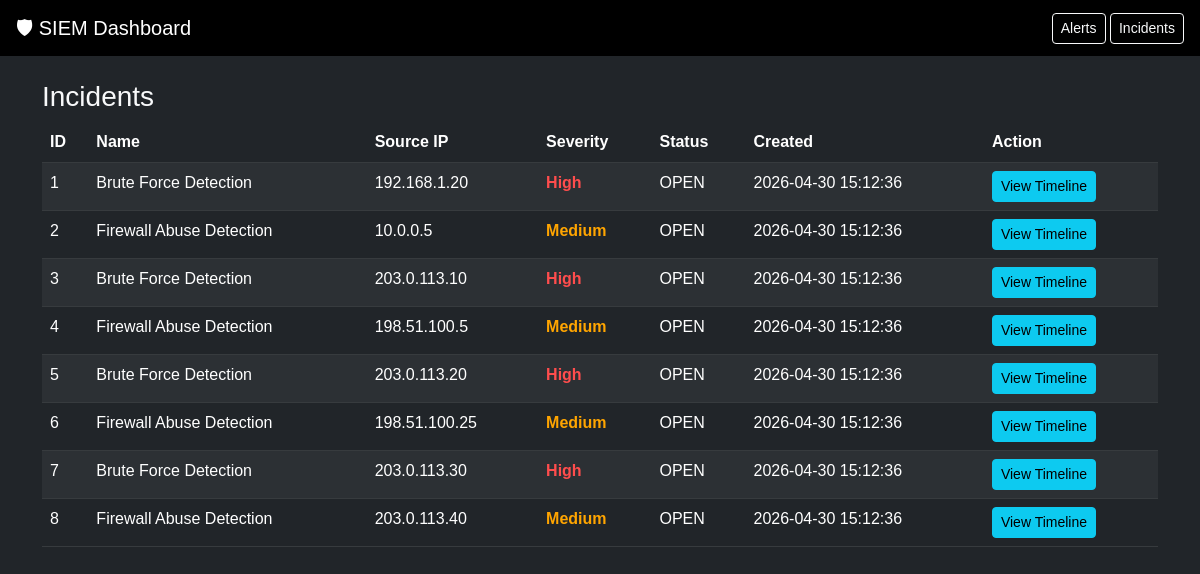
Page /incidents on the committed database.
### tables this page shows
CREATE TABLE incidents (
    id INTEGER PRIMARY KEY AUTOINCREMENT,
    incident_name TEXT,
    severity TEXT,
    status TEXT,
    src_ip TEXT,
    created_at TEXT
    );

### dashboard/app.py (the view)
@app.route('/incidents')
def incidents():
    conn = get_db_connection()
    incidents = conn.execute("SELECT * FROM incidents ORDER BY created_at DESC").fetchall()
    conn.close()
    return render_template("incidents.html", incidents=incidents)

### dashboard/app.py (called while the page is built)
def get_db_connection():
    conn = sqlite3.connect(DB_PATH)
    conn.row_factory = sqlite3.Row
    return conn

### dashboard/templates/incidents.html
{% extends "base.html" %}
{% block content %}
<h3>Incidents</h3>
<table class="table table-dark table-striped table-hover">
    <thead>
        <tr>
            <th>ID</th>
            <th>Name</th>
            <th>Source IP</th>
            <th>Severity</th>
            <th>Status</th>
            <th>Created</th>
            <th>Action</th>
        </tr>
    </thead>
    <tbody>
    {% for i in incidents %}
        <tr>
            <td>{{ i.id }}</td>
            <td>{{ i.incident_name }}</td>
            <td>{{ i.src_ip }}</td>
            <td class="severity-{{ i.severity }}">{{ i.severity }}</td>
            <td>{{ i.status }}</td>
            <td>{{ i.created_at }}</td>
            <td><a class="btn btn-sm btn-info" href="/timeline/{{ i.id }}">View Timeline</a></td>
        </tr>
    {% endfor %}
    </tbody>
</table>
{% endblock %}

### dashboard/static/styles.css (style rules this page uses)
body { font-family: Arial; }
.severity-High { color: red; font-weight: bold; }
.severity-Medium { color: orange; font-weight: bold; }
.severity-High { color: red; }
.severity-Medium { color: orange; }

### dashboard/templates/base.html (style rules this page uses)
.severity-High { color: #ff4d4d !important; }
.severity-Medium { color: #ffa500 !important; }

### rows in the picture
incidents: id "1", incident_name "Brute Force Detection", src_ip "192.168.1.20", severity "High", status "OPEN", created_at "2026-04-30 15:12:36"
incidents: id "2", incident_name "Firewall Abuse Detection", src_ip "10.0.0.5", severity "Medium", status "OPEN", created_at "2026-04-30 15:12:36"
incidents: id "3", incident_name "Brute Force Detection", src_ip "203.0.113.10", severity "High", status "OPEN", created_at "2026-04-30 15:12:36"
incidents: id "4", incident_name "Firewall Abuse Detection", src_ip "198.51.100.5", severity "Medium", status "OPEN", created_at "2026-04-30 15:12:36"
incidents: id "5", incident_name "Brute Force Detection", src_ip "203.0.113.20", severity "High", status "OPEN", created_at "2026-04-30 15:12:36"
incidents: id "6", incident_name "Firewall Abuse Detection", src_ip "198.51.100.25", severity "Medium", status "OPEN", created_at "2026-04-30 15:12:36"
incidents: id "7", incident_name "Brute Force Detection", src_ip "203.0.113.30", severity "High", status "OPEN", created_at "2026-04-30 15:12:36"
incidents: id "8", incident_name "Firewall Abuse Detection", src_ip "203.0.113.40", severity "Medium", status "OPEN", created_at "2026-04-30 15:12:36"
